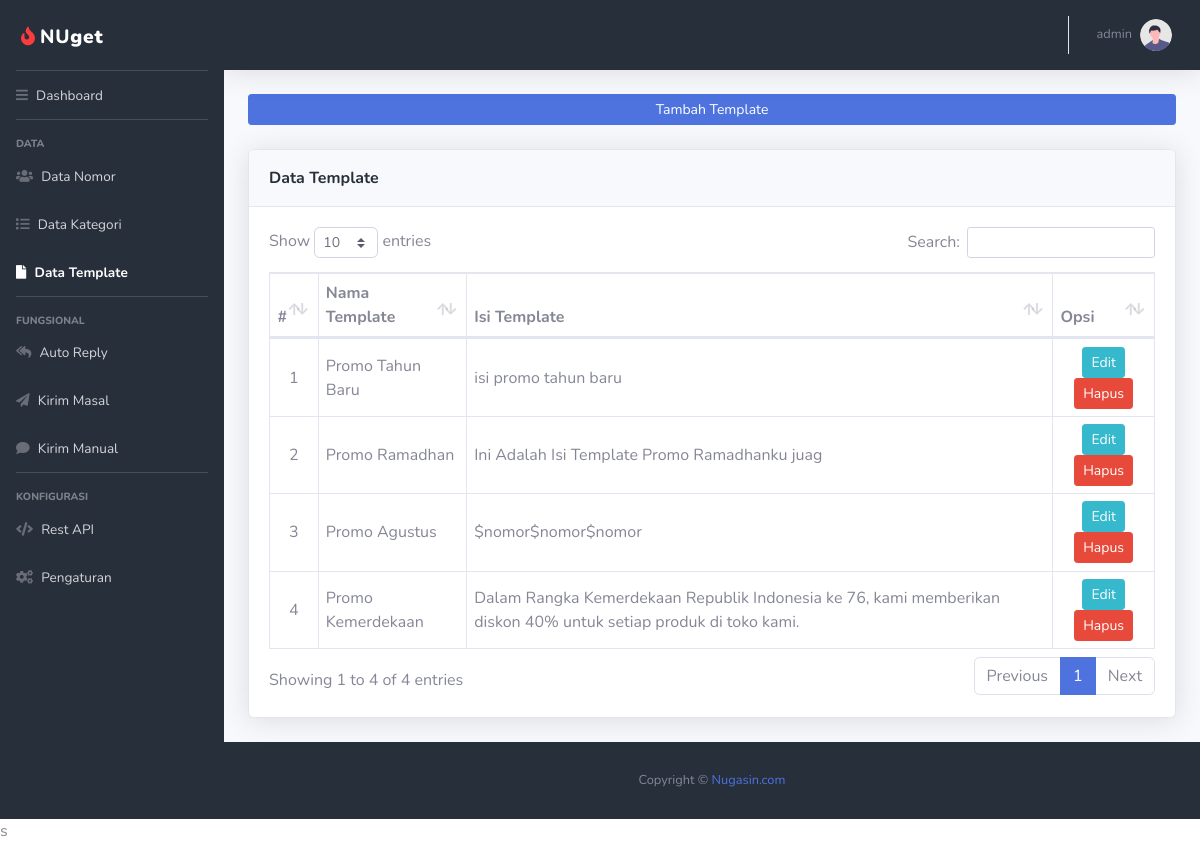
/template.php (signed in), run on the app's committed database.
### tables this page shows
CREATE TABLE `template` (
  `id_template` int(4) NOT NULL,
  `nama_template` varchar(20) NOT NULL,
  `isi_template` text NOT NULL
);

### template.php (the view, shortened to what this page needs)
<?php
include_once("helper/function.php");
$menu = 5;
?>
<?php include 'header.php'; ?>
<?php include 'sidebar.php'; ?>
<link href="vendor/datatables/dataTables.bootstrap4.min.css" rel="stylesheet">
<div id="content">
    <nav class="navbar navbar-expand navbar-light bg-white topbar mb-4 static-top shadow">
        <ul class="navbar-nav ml-auto">
            <li class="nav-item dropdown no-arrow">
                <a class="nav-link dropdown-toggle" href="#" id="userDropdown" role="button" data-toggle="dropdown" aria-haspopup="true" aria-expanded="false">
                    <span class="mr-2 d-none d-lg-inline text-gray-600 small"><?= $_SESSION['username'] ?></span>
                    <img class="img-profile rounded-circle" src="img/undraw_profile.svg">
                </a>
            </li>
        </ul>
    </nav>
    <div class="container-fluid">
        <button type="button" class="btn btn-primary btn-block" data-toggle="modal" data-target="#tambahtemplate">
            Tambah Template
        </button>
        <br>
        <div class="card shadow mb-4">
            <div class="card-header py-3">
            </div>
            <div class="card-body">
                <div class="table-responsive">
                    <table class="table table-bordered" id="dataTable" width="100%" cellspacing="0">
                        <thead>
                            <tr>
                                <th><center>#</center></th>
                                <th>Nama Template</th>
                                <th>Isi Template</th>
                                <th>Opsi</th>
                            </tr>
                        </thead>
                        <tbody>
                            <?php
                            $q = mysqli_query($koneksi, "SELECT * FROM template");
                            $no = 0;
                            while ($v = mysqli_fetch_assoc($q)) {
                                $no++;
                                ?>
                                <tr>
                                    <td><center><?=$no?></center></td>
                                    <td><?=$v['nama_template']?></td>
                                    <td><?=$v['isi_template']?></td>
                                    <td>
                                        <center>
                                            <a href="#edit_modal" class="btn btn-info btn-sm" data-toggle="modal" onclick="edit(this)" data-id="<?=$v['id_template']?>" data-template="<?=$v['nama_template']?>" data-isi="<?=$v['isi_template']?>">Edit</a>
                                            <a onclick="return confirm('Anda yakin menghapus template tersebut?')" class="btn btn-danger btn-sm" href="template.php?act=hapus&id_template=<?=$v['id_template']?>">Hapus</a>
                                        </center>
                                    </td>
                                </tr>
                                <?php
                            }
                            ?>
                        </tbody>
                    </table>
                </div>
            </div>
        </div>
    </div>
</div>
<?php include 'footer.php';?>s

### header.php (shortened to what this page needs)
<!DOCTYPE html>
<html lang="en">
<head>
    <link href="vendor/fontawesome-free/css/all.min.css" rel="stylesheet" type="text/css">
    <link href="css/sb-admin-2.min.css" rel="stylesheet">
    <link rel="stylesheet" href="css/toastr.css" />
</head>
<body id="page-top">
    <div id="wrapper">

### sidebar.php
<?php
$aktif = "nav-item active";
$nonaktif = "nav-item";
?>
<ul class="navbar-nav bg-gradient-primary sidebar sidebar-dark accordion" id="accordionSidebar">
    <a class="sidebar-brand d-flex align-items-center justify-content-center" href="index.php">
        <div class="sidebar-brand-icon ">
            <img alt="Midone Tailwind HTML Admin Template" style="width: 1.5rem;" src="logo.svg">
        </div>
        <div class="sidebar-brand-text" style="margin-top: 0.25rem;font-size: 1.2rem;">NU<strong>get</strong></div>
    </a>
    <hr class="sidebar-divider my-0">
    <li class="<?php echo $menu == 1 ? $aktif : $nonaktif  ?>">
        <a class="nav-link" href="index.php">
            <i class="fa fa-bars"></i>
            <span>Dashboard</span></a>
    </li>
    <hr class="sidebar-divider">
    <div class="sidebar-heading">
        Data
    </div>
    <li class="<?php echo $menu == 3 ? $aktif : $nonaktif  ?>">
        <a class="nav-link" href="nomor.php">
            <i class="fa fa-users"></i>
            <span>Data Nomor</span></a>
    </li>
    <li class="<?php echo $menu == 4 ? $aktif : $nonaktif  ?>">
        <a class="nav-link" href="kategori.php">
            <i class="fa fa-list"></i>
            <span>Data Kategori</span></a>
    </li>
    <li class="<?php echo $menu == 5 ? $aktif : $nonaktif  ?>">
        <a class="nav-link" href="template.php">
            <i class="fa fa-file"></i>
            <span>Data Template</span></a>
    </li>
    <hr class="sidebar-divider">
    <div class="sidebar-heading">
        Fungsional
    </div>
    <li class="<?php echo $menu == 2 ? $aktif : $nonaktif  ?>">
        <a class="nav-link" href="autoreply.php">
            <i class="fa fa-reply-all"></i>
            <span>Auto Reply</span></a>
    </li>
    <li class="<?php echo $menu == 6 ? $aktif : $nonaktif  ?>">
        <a class="nav-link" href="kirim.php">
            <i class="fa fa-paper-plane"></i>
            <span>Kirim Masal</span></a>
    </li>
    <li class="<?php echo $menu == 7 ? $aktif : $nonaktif  ?>">
        <a class="nav-link" href="kirimmanual.php">
            <i class="fa fa-comment"></i>
            <span>Kirim Manual</span></a>
    </li>
    <hr class="sidebar-divider">
    <div class="sidebar-heading">
        Konfigurasi
    </div>
    <li class="<?php echo $menu == 8 ? $aktif : $nonaktif  ?>">
        <a class="nav-link" href="rest_api.php">
            <i class="fa fa-fw fa-code"></i>
            <span>Rest API</span></a>
    </li>
    <li class="<?php echo $menu == 9 ? $aktif : $nonaktif  ?>">
        <a class="nav-link" href="pengaturan.php">
            <i class="fa fa-fw fa-cogs"></i>
            <span>Pengaturan</span></a>
    </li>
</ul>
<div id="content-wrapper" class="d-flex flex-column">

### footer.php (shortened to what this page needs)
			<footer class="sticky-footer bg-white">
			    <div class="container my-auto">
			        <div class="copyright text-center my-auto">
			            <span>Copyright &copy; <a href="https://services.nugasin.com/">Nugasin.com</a></span>
			        </div>
			    </div>
			</footer>
        </div>
    </div>
</body>
</html>

### data on the page
template: nama_template "Promo Tahun Baru", isi_template "isi promo tahun baru"
template: nama_template "Promo Ramadhan", isi_template "Ini Adalah Isi Template Promo Ramadhanku juag"
template: nama_template "Promo Agustus", isi_template "$nomor$nomor$nomor"
template: nama_template "Promo Kemerdekaan", isi_template "Dalam Rangka Kemerdekaan Republik Indonesia ke 76, kami memberikan diskon 40% untuk setiap produk di toko kami."

### other printed values
$_SESSION['username'] "admin"
